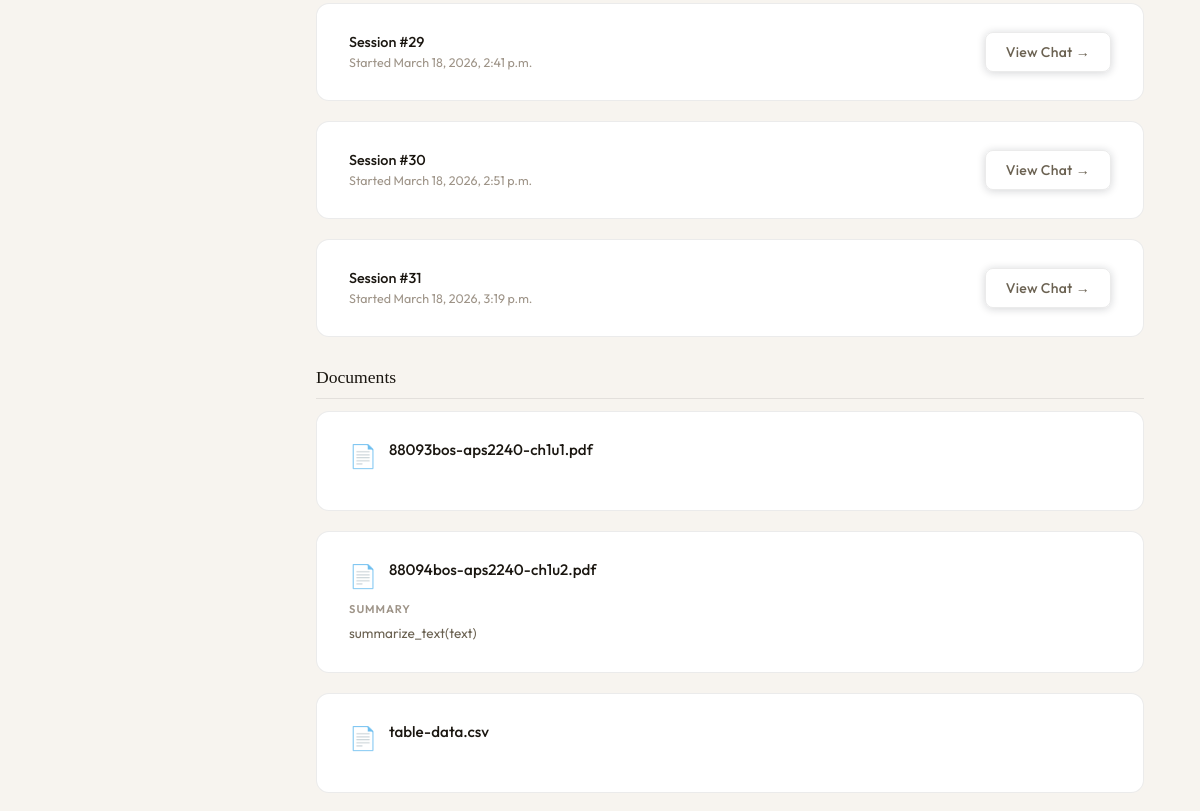
The page /notebooks/6/ (signed in, middle part) on the database as committed earlier.
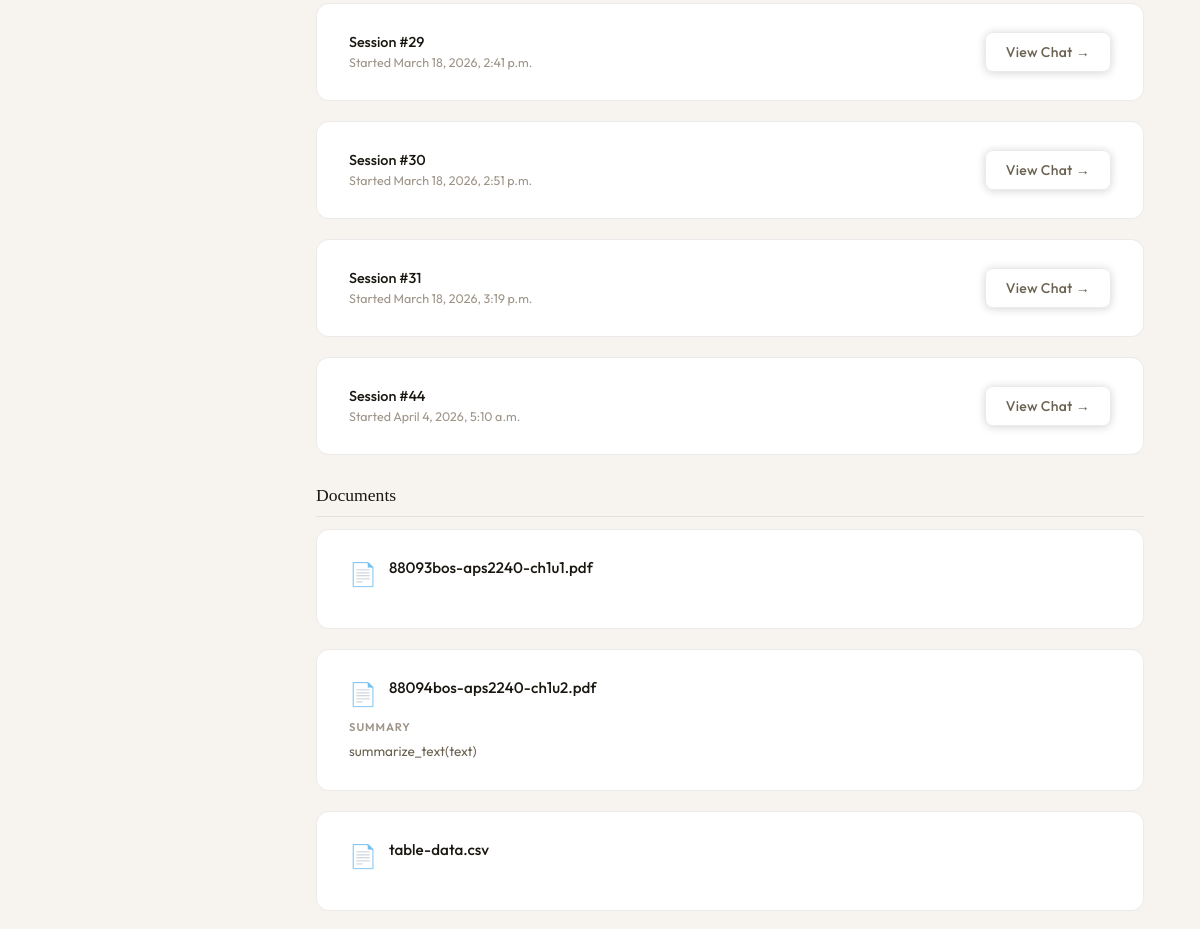
The same page on the database as committed later.
### chat/models.py (models this page shows)
class ChatSession(models.Model):
    notebook = models.ForeignKey(Notebook, on_delete=models.CASCADE)
    selected_documents = models.ManyToManyField(Document)
    model_name = models.CharField(max_length=100)
    created_at = models.DateTimeField(auto_now_add=True)

### documents/models.py (models this page shows, shortened)
class Document(models.Model):
    notebook = models.ForeignKey(Notebook, on_delete=models.CASCADE)
    title = models.CharField(max_length=255)
    file = models.FileField(upload_to=user_file_path)
    qdrant_collection = models.CharField(max_length=255)
    summary = models.TextField(blank=True)
    uploaded_at = models.DateTimeField(auto_now_add=True)

### notebooks/views.py (the view)
# urls.py: path("notebooks/<int:notebook_id>/", views.notebook_detail, name="notebook_detail"),
@login_required
def notebook_detail(request, notebook_id):
    notebook = get_object_or_404(
        Notebook,
        id=notebook_id,
        user=request.user
    )
    documents = notebook.document_set.all()
    chat_sessions = ChatSession.objects.filter(notebook=notebook)
    return render(request, "notebook_detail.html", {
        "notebook": notebook,
        "documents": documents,
        "chat_sessions": chat_sessions,
    })

### templates/notebook_detail.html (shortened to what this page needs)
{% extends "base.html" %}
{% block content %}
{% for session in chat_sessions %}
<div class="card session-card">
    <div class="session-row">
        <div class="session-info">
            <div class="session-title">Session #{{ session.id }}</div>
            <div class="session-meta">Started {{ session.created_at }}</div>
        </div>
        <a href="{% url 'chat_page' session.id %}" class="btn btn-secondary">
            View Chat →
        </a>
    </div>
</div>
{% empty %}
<div class="card empty-card">
    <div class="empty-icon">💬</div>
    <p class="empty-title">No chat sessions yet</p>
    <p class="empty-sub">Select documents above and start a new session</p>
</div>
{% endfor %}
<div class="section-header">
    <h3>Documents</h3>
</div>
{% for doc in documents %}
<div class="card doc-card">
    <div class="doc-header">
        <div class="doc-icon">📄</div>
        <div>
            <h4 class="doc-title">{{ doc.title }}</h4>
        </div>
    </div>
    {% if doc.summary %}
    <div class="doc-summary-label">Summary</div>
    <p class="doc-summary">{{ doc.summary|truncatechars:300 }}</p>
    {% endif %}
</div>
{% empty %}
<div class="card empty-card">
    <div class="empty-icon">📄</div>
    <p class="empty-title">No documents uploaded</p>
    <p class="empty-sub">Upload a document to get started</p>
</div>
{% endfor %}
{% endblock %}

Rows that differ between the two databases and show on the page:
added ChatSession: id "44", created_at "April 4, 2026, 5:10 a.m."
